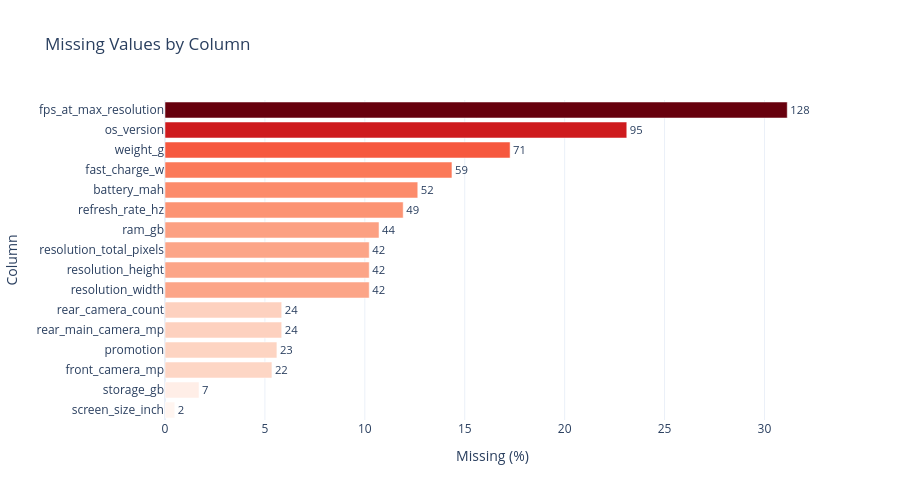

The code cell stored with this chart in its notebook:
### Code cell
# Interactive bar chart: missing rate (%) per column, sorted ascending
missing_df = (
    df.isna().sum()
    .reset_index()
    .rename(columns={"index": "column", 0: "missing_count"})
    .assign(missing_pct=lambda x: (x["missing_count"] / len(df) * 100).round(2))
    .query("missing_count > 0")
    .sort_values("missing_pct", ascending=True)
)

fig = px.bar(
    missing_df,
    x="missing_pct",
    y="column",
    orientation="h",
    text="missing_count",
    labels={"missing_pct": "Missing (%)", "column": "Column"},
    title="Missing Values by Column",
    color="missing_pct",
    color_continuous_scale="Reds",
)
fig.update_traces(textposition="outside")
fig.update_layout(coloraxis_showscale=False, height=500)
fig.show()

### Figure 1 — Plotly figure (JSON) as saved in the notebook; plotly's stock layout.template omitted (floating-point values rounded to 4 significant figures)
{"data": [{"alignmentgroup": "True", "hovertemplate": "Missing (%)=%{marker.color}<br>Column=%{y}<br>missing_count=%{text}<extra></extra>", "legendgroup": "", "marker": {"color": [0.49, 1.7, 5.35, 5.6, 5.84, 5.84, 10.22, 10.22, 10.22, 10.71, 11.92, 12.65, 14.36, 17.27, 23.11, 31.14], "coloraxis": "coloraxis", "pattern": {"shape": ""}}, "name": "", "offsetgroup": "", "orientation": "h", "showlegend": false, "text": [2, 7, 22, 23, 24, 24, 42, 42, 42, 44, 49, 52, 59, 71, 95, 128], "textposition": "outside", "type": "bar", "x": [0.49, 1.7, 5.35, 5.6, 5.84, 5.84, 10.22, 10.22, 10.22, 10.71, 11.92, 12.65, 14.36, 17.27, 23.11, 31.14], "xaxis": "x", "y": ["screen_size_inch", "storage_gb", "front_camera_mp", "promotion", "rear_main_camera_mp", "rear_camera_count", "resolution_width", "resolution_height", "resolution_total_pixels", "ram_gb", "refresh_rate_hz", "battery_mah", "fast_charge_w", "weight_g", "os_version", "fps_at_max_resolution"], "yaxis": "y"}], "layout": {"barmode": "relative", "coloraxis": {"colorbar": {"title": {"text": "Missing (%)"}}, "colorscale": [[0, "rgb(255,245,240)"], [0.125, "rgb(254,224,210)"], [0.25, "rgb(252,187,161)"], [0.375, "rgb(252,146,114)"], [0.5, "rgb(251,106,74)"], [0.625, "rgb(239,59,44)"], [0.75, "rgb(203,24,29)"], [0.875, "rgb(165,15,21)"], [1, "rgb(103,0,13)"]], "showscale": false}, "height": 500, "legend": {"tracegroupgap": 0}, "title": {"text": "Missing Values by Column"}, "xaxis": {"anchor": "y", "domain": [0, 1], "title": {"text": "Missing (%)"}}, "yaxis": {"anchor": "x", "domain": [0, 1], "title": {"text": "Column"}}}}
